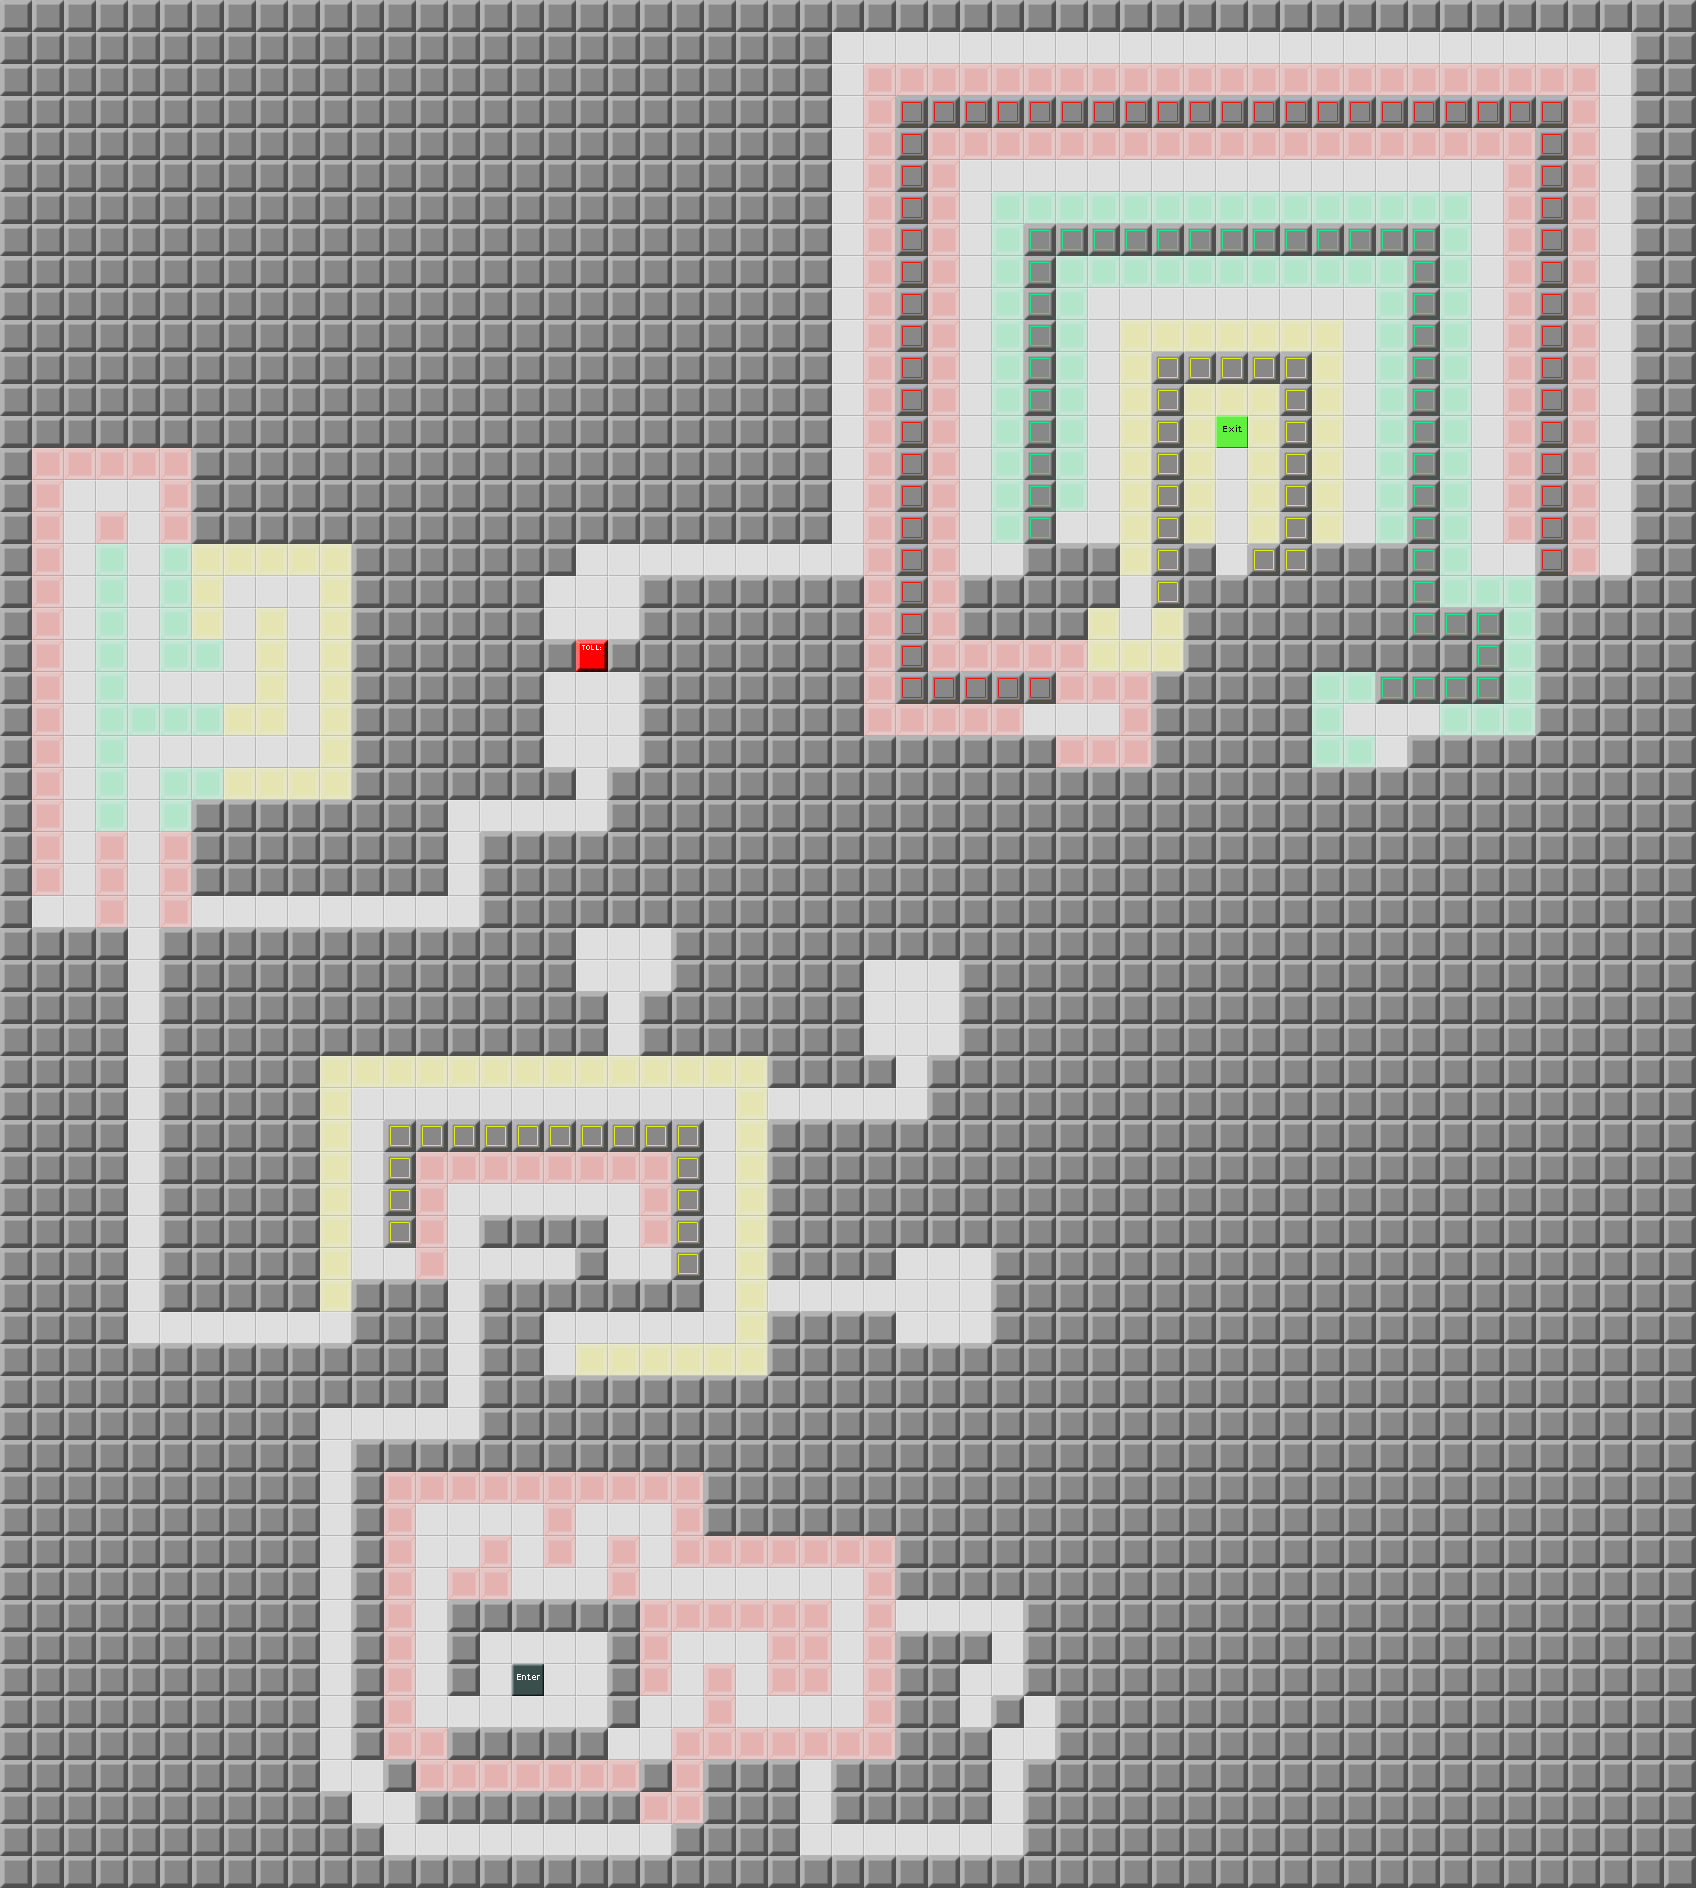

Tiled map render using the project's own tile images. Description and the map definition, with tile-layer contents summarised, below:
An orthogonal 53x59 tile map with 32x32 px tiles, 1 tile layer (Map) and 273 objects.

<map version="1.0" orientation="orthogonal" width="53" height="59" tilewidth="32" tileheight="32">
 <tileset firstgid="1" source="devgraphics.tsx" />
 <layer name="Map" width="53" height="59">
  <data>[3127 cells, 3127 non-empty, 11 distinct tile ids]</data>
 </layer>
 <objectgroup name="Enemies" width="53" height="59" />
 <objectgroup name="Items" width="53" height="59">
  <object gid="16" x="416" y="1728" />
  <object gid="16" x="448" y="1728" />
  <object gid="16" x="416" y="1696" />
  <object gid="16" x="416" y="1664" />
  <object gid="16" x="416" y="1632" />
  <object gid="16" x="416" y="1600" />
  <object gid="16" x="416" y="1568" />
  <object gid="16" x="416" y="1536" />
  <object gid="16" x="448" y="1536" />
  <object gid="16" x="480" y="1536" />
  <object gid="16" x="512" y="1536" />
  <object gid="16" x="512" y="1568" />
  <object gid="16" x="512" y="1600" />
  <object gid="16" x="544" y="1600" />
  <object gid="16" x="576" y="1600" />
  <object gid="16" x="576" y="1568" />
  <object gid="16" x="576" y="1536" />
  <object gid="16" x="608" y="1536" />
  <object gid="16" x="640" y="1536" />
  <object gid="16" x="640" y="1568" />
  <object gid="16" x="640" y="1600" />
  <object gid="16" x="672" y="1600" />
  <object gid="16" x="704" y="1600" />
  <object gid="16" x="736" y="1600" />
  <object gid="16" x="768" y="1600" />
  <object gid="16" x="800" y="1600" />
  <object gid="16" x="832" y="1600" />
  <object gid="16" x="832" y="1632" />
  <object gid="16" x="832" y="1664" />
  <object gid="16" x="832" y="1696" />
  <object gid="16" x="832" y="1728" />
  <object gid="16" x="800" y="1728" />
  <object gid="16" x="768" y="1728" />
  <object gid="16" x="736" y="1728" />
  <object gid="16" x="736" y="1696" />
  <object gid="16" x="736" y="1664" />
  <object gid="16" x="704" y="1664" />
  <object gid="16" x="672" y="1664" />
  <object gid="16" x="672" y="1696" />
  <object gid="16" x="672" y="1696" />
  <object gid="16" x="672" y="1728" />
  <object gid="16" x="640" y="1728" />
  <object gid="16" x="640" y="1760" />
  <object gid="12" x="640" y="1856" />
  <object gid="12" x="608" y="1856" />
  <object gid="12" x="576" y="1856" />
  <object gid="12" x="608" y="1760" />
  <object gid="28" x="352" y="1280" />
  <object gid="28" x="352" y="1248" />
  <object gid="28" x="352" y="1216" />
  <object gid="28" x="352" y="1184" />
  <object gid="28" x="352" y="1152" />
  <object gid="28" x="352" y="1120" />
  <object gid="28" x="384" y="1120" />
  <object gid="28" x="416" y="1120" />
  <object gid="28" x="448" y="1120" />
  <object gid="28" x="480" y="1120" />
  <object gid="28" x="512" y="1120" />
  <object gid="28" x="544" y="1120" />
  <object gid="28" x="576" y="1120" />
  <object gid="28" x="608" y="1120" />
  <object gid="28" x="640" y="1120" />
  <object gid="28" x="672" y="1120" />
  <object gid="28" x="704" y="1120" />
  <object gid="28" x="704" y="1152" />
  <object gid="28" x="704" y="1184" />
  <object gid="28" x="704" y="1216" />
  <object gid="28" x="704" y="1248" />
  <object gid="28" x="704" y="1280" />
  <object gid="28" x="704" y="1312" />
  <object gid="28" x="704" y="1344" />
  <object gid="28" x="672" y="1344" />
  <object gid="28" x="640" y="1344" />
  <object gid="28" x="608" y="1344" />
  <object gid="28" x="576" y="1344" />
  <object gid="28" x="544" y="1344" />
  <object gid="16" x="448" y="1312" />
  <object gid="16" x="448" y="1280" />
  <object gid="16" x="448" y="1248" />
  <object gid="16" x="448" y="1216" />
  <object gid="16" x="480" y="1216" />
  <object gid="16" x="512" y="1216" />
  <object gid="16" x="544" y="1216" />
  <object gid="16" x="576" y="1216" />
  <object gid="16" x="608" y="1216" />
  <object gid="16" x="608" y="1248" />
  <object gid="16" x="608" y="1280" />
  <object gid="16" x="128" y="928" />
  <object gid="16" x="128" y="896" />
  <object gid="16" x="128" y="864" />
  <object gid="40" x="128" y="832" />
  <object gid="40" x="128" y="800" />
  <object gid="40" x="128" y="768" />
  <object gid="40" x="160" y="768" />
  <object gid="40" x="192" y="768" />
  <object gid="40" x="192" y="704" />
  <object gid="40" x="160" y="704" />
  <object gid="40" x="128" y="704" />
  <object gid="40" x="128" y="672" />
  <object gid="40" x="128" y="640" />
  <object gid="40" x="128" y="608" />
  <object gid="40" x="128" y="576" />
  <object gid="28" x="224" y="768" />
  <object gid="28" x="256" y="768" />
  <object gid="28" x="288" y="768" />
  <object gid="28" x="288" y="736" />
  <object gid="28" x="288" y="704" />
  <object gid="28" x="288" y="672" />
  <object gid="28" x="288" y="640" />
  <object gid="28" x="288" y="608" />
  <object gid="28" x="256" y="608" />
  <object gid="28" x="224" y="608" />
  <object gid="28" x="224" y="640" />
  <object gid="28" x="224" y="672" />
  <object gid="28" x="224" y="704" />
  <object gid="16" x="128" y="544" />
  <object gid="16" x="128" y="512" />
  <object gid="16" x="96" y="512" />
  <object gid="16" x="64" y="512" />
  <object gid="16" x="64" y="544" />
  <object gid="16" x="64" y="576" />
  <object gid="16" x="64" y="608" />
  <object gid="16" x="64" y="640" />
  <object gid="16" x="64" y="672" />
  <object gid="16" x="64" y="704" />
  <object gid="16" x="64" y="736" />
  <object gid="16" x="64" y="768" />
  <object gid="16" x="64" y="800" />
  <object gid="16" x="64" y="832" />
  <object gid="16" x="64" y="864" />
  <object gid="16" x="64" y="896" />
  <object gid="16" x="64" y="928" />
  <object gid="12" x="192" y="928" />
  <object gid="16" x="448" y="1568" />
  <object gid="12" x="320" y="1344" />
  <object gid="12" x="992" y="1696" />
  <object gid="12" x="992" y="1760" />
  <object gid="12" x="640" y="1280" />
  <object gid="12" x="928" y="1312" />
  <object gid="12" x="896" y="1024" />
  <object gid="12" x="608" y="992" />
  <object gid="40" x="960" y="544" />
  <object gid="40" x="960" y="512" />
  <object gid="40" x="960" y="480" />
  <object gid="40" x="960" y="448" />
  <object gid="40" x="960" y="416" />
  <object gid="40" x="960" y="384" />
  <object gid="40" x="960" y="352" />
  <object gid="40" x="960" y="320" />
  <object gid="40" x="960" y="288" />
  <object gid="40" x="960" y="256" />
  <object gid="40" x="960" y="224" />
  <object gid="40" x="960" y="192" />
  <object gid="40" x="992" y="192" />
  <object gid="40" x="1024" y="192" />
  <object gid="40" x="1056" y="192" />
  <object gid="40" x="1088" y="192" />
  <object gid="40" x="1120" y="192" />
  <object gid="40" x="1152" y="192" />
  <object gid="40" x="1280" y="192" />
  <object gid="40" x="1312" y="192" />
  <object gid="40" x="1344" y="192" />
  <object gid="40" x="1376" y="192" />
  <object gid="40" x="1408" y="192" />
  <object gid="40" x="1472" y="192" />
  <object gid="40" x="1440" y="192" />
  <object gid="40" x="1472" y="224" />
  <object gid="40" x="1472" y="256" />
  <object gid="40" x="1472" y="288" />
  <object gid="40" x="1472" y="320" />
  <object gid="40" x="1472" y="352" />
  <object gid="40" x="1472" y="384" />
  <object gid="40" x="1472" y="416" />
  <object gid="40" x="1472" y="448" />
  <object gid="40" x="1472" y="480" />
  <object gid="40" x="1472" y="512" />
  <object gid="40" x="960" y="576" />
  <object gid="40" x="1344" y="736" />
  <object gid="28" x="1344" y="512" />
  <object gid="28" x="1344" y="480" />
  <object gid="28" x="1344" y="448" />
  <object gid="28" x="1344" y="416" />
  <object gid="28" x="1344" y="384" />
  <object gid="28" x="1344" y="352" />
  <object gid="28" x="1344" y="320" />
  <object gid="28" x="1312" y="320" />
  <object gid="28" x="1280" y="320" />
  </objectgroup>
 <objectgroup name="Tools" width="53" height="59">
  <!-- 3 objects omitted --></objectgroup>
 <objectgroup name="Parameters" width="53" height="59">
  <properties>
   <property name="time" value="540" />
   <property name="wrapAround" value="false" />
  </properties>
 </objectgroup>
</map>
<!-- 86 of 273 objects omitted -->
